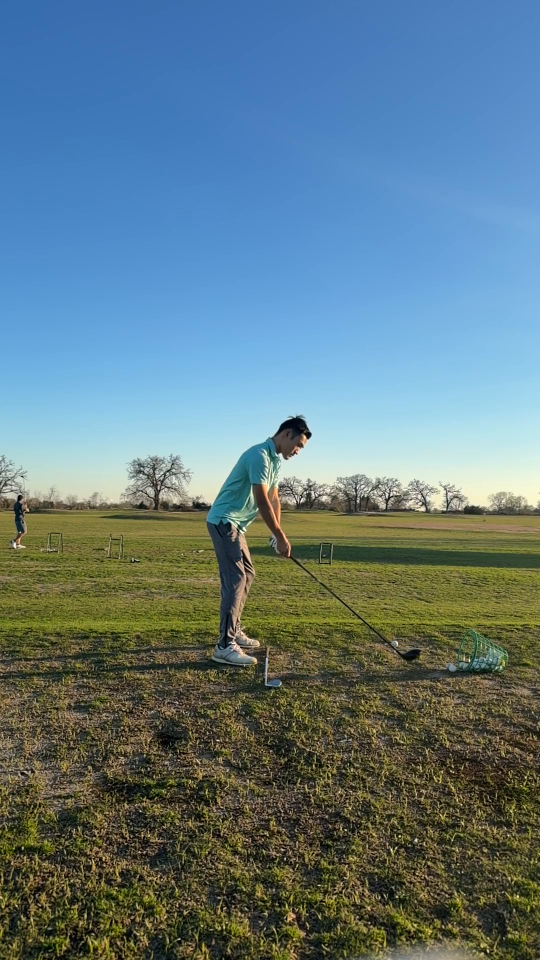
#> input picture frame 66 of 489_example.mp4, 1080 x 1920 px (shown at 1/2 size); the run also reads 1 picture not shown here
$ python main.py
#> lines starting #> are read from the running program, lines starting #| are printed output that depends on the picture
import cv2
import numpy as np
import matplotlib.pyplot as plt

video_path = "489_example.mp4"  # or MOV, whichever you have
template_path = "ball_template.png"

# test comment for github commit part 3!!!
cap = cv2.VideoCapture(video_path)

template = cv2.imread(template_path, 0)
tw, th = template.shape[::-1]
#> tw = 19; th = 19

scan_frames = 100
match_threshold = 0.98
launch_delay = 100        # HARD DELAY (frames before launch detection allowed)

candidates = []

print("Scanning early frames for ball candidates...")

# -------- TEMPLATE SCAN --------
for i in range(scan_frames):

    ret, frame = cap.read()
    if not ret:
        break

    gray = cv2.cvtColor(frame, cv2.COLOR_BGR2GRAY)

    result = cv2.matchTemplate(gray, template, cv2.TM_CCOEFF_NORMED)

    locations = np.where(result >= match_threshold)

    for pt in zip(*locations[::-1]):

        cx = int(pt[0] + tw//2)
        cy = int(pt[1] + th//2)

        candidates.append((cx, cy))

print(f'Candidate positions: {len(candidates)} at {candidates}')

# rewind video to start
cap.set(cv2.CAP_PROP_POS_FRAMES, 0)

ret, prev_frame = cap.read()

if not ret:
    raise RuntimeError("Failed to read first frame")

prev_gray = cv2.cvtColor(prev_frame, cv2.COLOR_BGR2GRAY)

# ---- OUTPUT VIDEO WRITER ----
fps = cap.get(cv2.CAP_PROP_FPS) / 6  # number indicates slow down output for better visualization, adjust as needed
h, w = prev_frame.shape[:2]
fourcc = cv2.VideoWriter_fourcc(*'avc1')
out = cv2.VideoWriter("tracked_output.mp4", fourcc, fps, (w, h))


kernel = np.ones((3,3), np.uint8)       # for dilating motion areas, modify as needed

ball_center = None
ball_detected = False

trajectory = []
flight_points = []
frame_count = 0

cv2.namedWindow("Video", cv2.WINDOW_NORMAL)

while True:

    ret, frame = cap.read()
    if not ret:
        break

    frame_count += 1

    gray = cv2.cvtColor(frame, cv2.COLOR_BGR2GRAY)

    # -------- VISUALIZE CANDIDATES --------
    for cand in candidates:
        cv2.circle(frame, cand, 4, (0,255,255), -1)
    # -------- LAUNCH DETECTION --------
    if not ball_detected and frame_count > launch_delay:

        for cand in candidates:

            cx, cy = cand

            x0 = cx - tw//2
            y0 = cy - th//2
            x1 = cx + tw//2
            y1 = cy + th//2

            h, w = gray.shape

            if x0 < 0 or y0 < 0 or x1 > w or y1 > h:
                continue

            patch = gray[y0:y1, x0:x1]

            res = cv2.matchTemplate(patch, template, cv2.TM_CCOEFF_NORMED)

            similarity = res[0][0]

            # ball disappeared
            if similarity < 0.2:        # this threshold may need tuning based on video quality and template match strength

                ball_center = (cx, cy)
                ball_detected = True
                print("Ball launch detected")

                break

    # -------- MOTION TRACKING --------
    if ball_detected:
        diff = cv2.absdiff(gray, prev_gray)
        _, motion = cv2.threshold(diff, 25, 255, cv2.THRESH_BINARY)     # this threshold may need tuning based on video quality and lighting conditions

        motion = cv2.dilate(motion, kernel, iterations=1)       # iterations controls how much we expand motion areas, modify as needed
        cv2.imshow("Video", motion)     # visualize motion areas for debugging, can be removed in final version

        contours, _ = cv2.findContours(motion, cv2.RETR_EXTERNAL, cv2.CHAIN_APPROX_SIMPLE)

        best = None
        best_velocity = 0

        x0, y0 = ball_center

        angle = np.radians(10)
        height = gray.shape[0]

        for y in range(y0, 0, -20):

            dy = y0 - y
            fan_half_width = dy * np.tan(angle)

            left = int(x0 - fan_half_width)
            right = int(x0 + fan_half_width)

            cv2.line(frame, (left, y), (right, y), (255,0,0), 1)

        for c in contours:

            area = cv2.contourArea(c)

            if area < 8 or area > 200:
                continue

            perimeter = cv2.arcLength(c, True)
            if perimeter == 0:
                continue

            circularity = 4 * np.pi * area / (perimeter * perimeter)

            if circularity < 0.4:
                continue

            x, y, w, h = cv2.boundingRect(c)

            cx = x + w//2
            cy = y + h//2

            # ignore motion below launch point
            if cy > y0:
                continue

            # compute fan width
            dy = y0 - cy
            fan_half_width = dy * np.tan(angle)

            left_bound  = x0 - fan_half_width
            right_bound = x0 + fan_half_width

            # reject detections outside fan
            if cx < left_bound or cx > right_bound:
                continue

            dx = cx - ball_center[0]
            dy = cy - ball_center[1]

            velocity = np.sqrt(dx*dx + dy*dy)

            if velocity < 12:
                continue

            if velocity > 350:
                continue

            if velocity > best_velocity:
                best_velocity = velocity
                best = (cx, cy, x, y, w, h)

        if best is not None:

            cx, cy, x, y, w, h = best

            ball_center = (cx, cy)

            trajectory.append(ball_center)

            cv2.rectangle(frame, (x,y), (x+w,y+h), (0,255,0), 2)
            cv2.circle(frame, (cx,cy), 4, (0,0,255), -1)
            flight_points.append((cx, cy))
            print(f'Frame:{frame_count}, {(cx, cy)}')  # print ball flight points
    prev_gray = gray
    out.write(frame)
    cv2.imshow("Video", frame)  # visualize tracking, can be removed in final version
    key = cv2.waitKey(25)
    if key == ord('q'):
        break

    if cv2.getWindowProperty("Video", cv2.WND_PROP_VISIBLE) < 1:
        break
print(flight_points)
cap.release()
out.release()
cv2.destroyAllWindows()

$ run again, starting later in the video
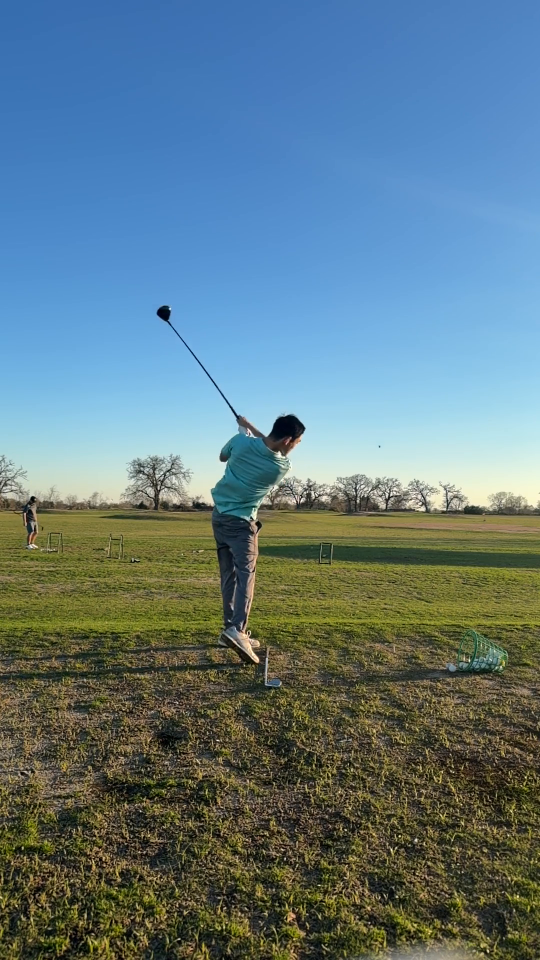
#> input picture frame 298 of 489_example.mp4, 1080 x 1920 px (shown at 1/2 size)

$ run again, starting later in the video
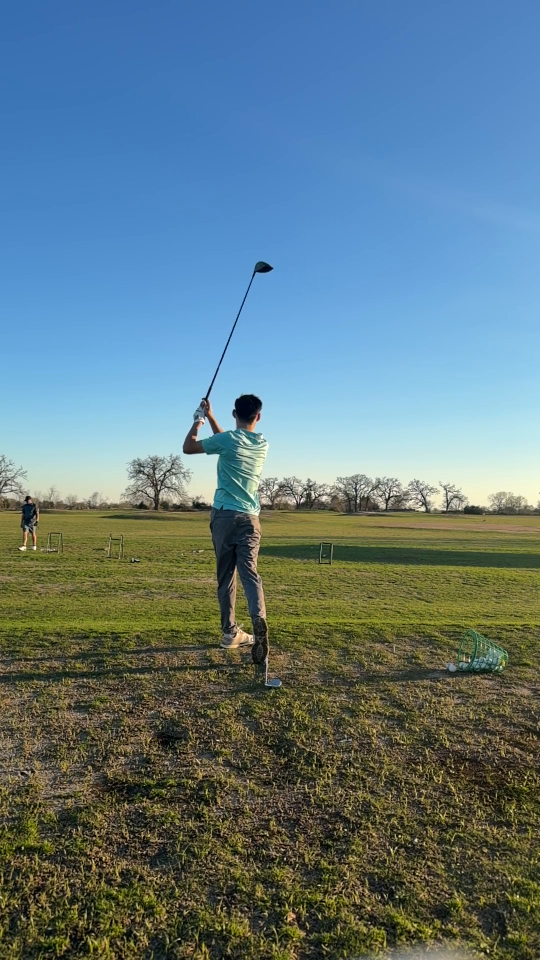
#> input picture frame 530 of 489_example.mp4, 1080 x 1920 px (shown at 1/2 size)
